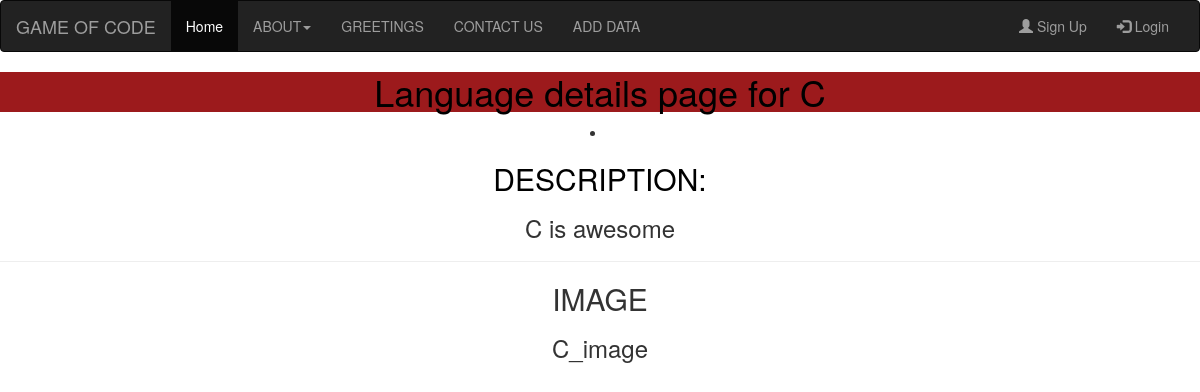
/detail/3, run on the app's committed database.
### app.py (models this page shows, shortened)
class Language(db.Model):
    id = db.Column(db.Integer, primary_key=True)
    name = db.Column(db.String(50), unique=True, nullable=False)
    image = db.Column(db.String(60))
    description = db.Column(db.Text)

### app.py (the view)
@app.route('/detail/<int:language_id>')
def detail_page(language_id):
    lang = Language.query.filter_by(id=language_id).one()
    return render_template('detail.html', language=lang)

### templates/detail.html
{% extends'base.html' %}
{% block body %}
    <h1>Language details page for {{ language.name }}</h1>
    <center>
<li>
   <b><h2 style="color: black">DESCRIPTION:</h2></b>
    <h3>{{ language.description }}</h3>
   <hr>
   <b><h2>IMAGE</h2></b>
   <h3>{{ language.image }}</h3>
</li>
    </center>
{% endblock body %}

### static/CSS/styles.css (style rules this page uses)
h1 { text-align: center; background-color: #9C1A1C; color: black; }

### data on the page
Language: name "C", description "C is awesome", image "C_image"
